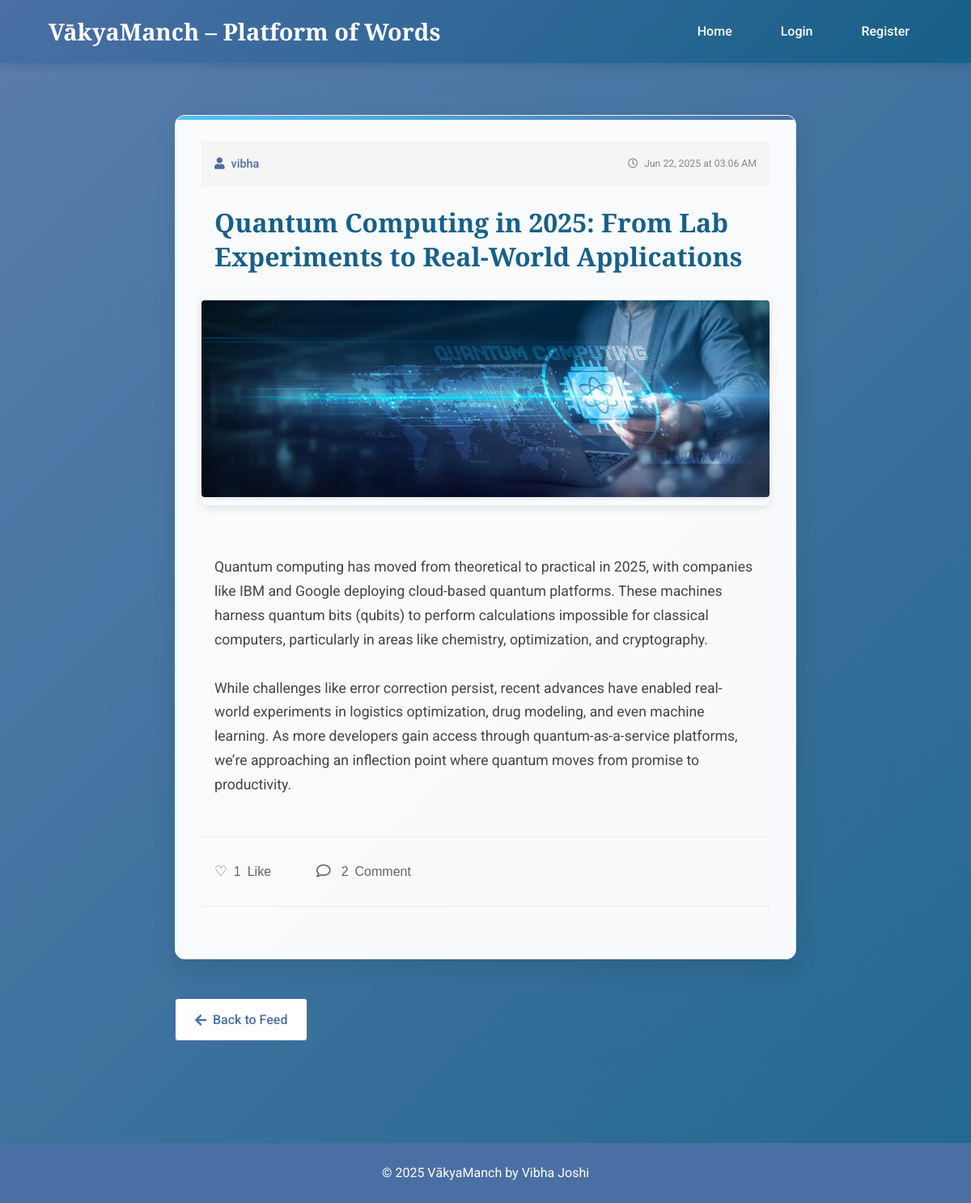
Screenshot of /post/2 with the database file from the repository.
### tables this page shows
CREATE TABLE users (
            id INTEGER PRIMARY KEY AUTOINCREMENT,
            username TEXT UNIQUE NOT NULL,
            email TEXT UNIQUE NOT NULL,
            password TEXT NOT NULL
        );

CREATE TABLE posts (
            id INTEGER PRIMARY KEY AUTOINCREMENT,
            title TEXT NOT NULL,
            content TEXT NOT NULL,
            user_id INTEGER NOT NULL,
            created_at TIMESTAMP DEFAULT CURRENT_TIMESTAMP, image TEXT,
            FOREIGN KEY (user_id) REFERENCES users (id)
        );

### app.py (the view)
@app.route('/post/<int:post_id>')
def view_post(post_id):
    try:
        conn = get_db()
        cursor = conn.cursor()
        cursor.execute('''
            SELECT posts.*, users.username
            FROM posts
            JOIN users ON posts.user_id = users.id
            WHERE posts.id = ?
        ''', (post_id,))
        post = cursor.fetchone()
        if not post:
            flash('Post not found', 'error')
            return redirect(url_for('feed'))
        cursor.execute('''
            SELECT comments.*, users.username
            FROM comments
            JOIN users ON comments.user_id = users.id
            WHERE post_id = ?
            ORDER BY comments.created_at DESC
        ''', (post_id,))
        comments = cursor.fetchall()
        cursor.execute('SELECT COUNT(*) as like_count FROM likes WHERE post_id = ?', (post_id,))
        like_count = cursor.fetchone()['like_count']
        user_liked = False
        if 'user_id' in session:
            cursor.execute('SELECT id FROM likes WHERE user_id = ? AND post_id = ?',
                         (session['user_id'], post_id))
            user_liked = cursor.fetchone() is not None
        return render_template('view_post.html',
                             post=dict(post),
                             comments=[dict(c) for c in comments],
                             like_count=like_count,
                             user_liked=user_liked,
                             current_user_id=session.get('user_id'))
    except Exception as e:
        flash(f'Error loading post: {str(e)}', 'error')
        return redirect(url_for('feed'))
    finally:
        if conn:
            conn.close()

### app.py (called while the page is built)
def get_db():
    conn = sqlite3.connect('database.db')
    conn.row_factory = sqlite3.Row
    return conn

@app.template_filter('format_date')
def format_date(value):
    if isinstance(value, str):
        value = datetime.strptime(value, '%Y-%m-%d %H:%M:%S')
    return value.strftime('%b %d, %Y at %I:%M %p')

### templates/view_post.html (shortened to what this page needs)
{% extends "base.html" %}
{% block content %}
<div class="post-bg" id="postBackground"></div>
<div class="post-view-container">
    <div class="post-card">
        <div class="post-header">
            <div class="post-author">
                <i class="fas fa-user"></i> {{ post.username }}
            </div>
            <div class="post-date">
                <i class="far fa-clock"></i> {{ post.created_at|format_date }}
            </div>
        </div>
        <h2 class="post-title">{{ post.title }}</h2>
        {% if post.image %}
        <div class="post-image-container">
            <img src="{{ url_for('static', filename='uploads/' + post.image) }}"
                 alt="{{ post.title }}" class="post-image"
                 onerror="this.onerror=null;this.style.display='none'">
        </div>
        {% endif %}
        <div class="post-content">
            {{ post.content }}
        </div>
        <div class="post-interactions">
            {% if post.user_id != current_user_id %}
            <button class="interaction-button like-button {% if user_liked %}liked{% endif %}"
                    data-post-id="{{ post.id }}">
                <span class="like-icon">{% if user_liked %}❤️{% else %}♡{% endif %}</span>
                <span class="like-count">{{ like_count }}</span>
                <span class="interaction-label">Like</span>
            </button>
            <button class="interaction-button comment-toggle" data-post-id="{{ post.id }}">
                <span class="comment-icon"><i class="far fa-comment"></i></span>
                <span class="comment-count">{{ comments|length }}</span>
                <span class="interaction-label">Comment</span>
            </button>
            {% endif %}
        </div>
    </div>
    <a href="{{ url_for('feed') }}" class="button back-button">
        <i class="fas fa-arrow-left"></i> Back to Feed
    </a>
</div>
{% endblock %}

### rows the page displays
users: username "vibha"
posts: created_at "Jun 22, 2025 at 03:06 AM", title "Quantum Computing in 2025: From Lab Experiments to Real‑World Applications", image (picture), content "Quantum computing has moved from theoretical to practical in 2025, with companies like IBM and Google deploying cloud-based quantum platforms. These machines harness quantum bits (qubits) to perform calculations impossible for classical computers, particularly in areas like chemistry, optimization, and cryptography. While challenges like error correction persist, recent advances have enabled real-world experiments in logistics optimization, drug modeling, and even machine learning. As more developers gain access through quantum-as-a-service platforms, we’re approaching an inflection point where quantum moves from promise to productivity."

### other values shown
{{ like_count }} "1"
{{ comments|length }} "2"
